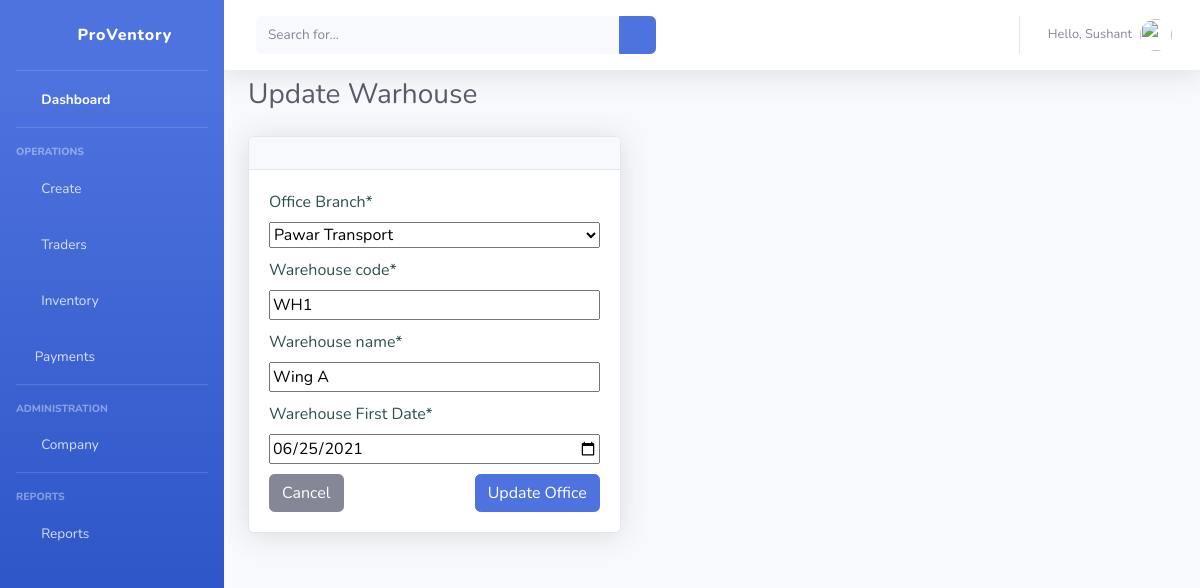
/warehouse/update/1 (signed in), run on the app's committed database.
### dashboard/models.py (models this page shows, shortened)
class Warehouse(models.Model):
    office_id = models.ForeignKey(Office, null=True, on_delete=models.CASCADE)
    name = models.CharField(max_length=50, null=True)
    code = models.CharField(max_length=10, null=True, unique=True)
    date_added = models.DateField()

class Office(models.Model):
    name = models.CharField(max_length=100, null=True)
    address = models.CharField(max_length=200, null=True)
    contact = models.CharField(max_length=50, null=True)
    email = models.EmailField(null=True)
    gstin = models.CharField(max_length=20, null=True)
    def __str__(self):
        return self.name

### dashboard/views.py (the view)
# urls.py: path('warehouse/update/<int:pk>', views.updateWarehouse, name='update-warehouse'),
@login_required(login_url='login')
def updateWarehouse(request, pk):
    pageTitle = "Warhouse | ProVentory - IMS"
    pageHeading = "Update Warhouse"
    createButtonText = ""
    wh = Warehouse.objects.get(id=pk)
    if request.method == "POST":
        form = WarehouseForm(request.POST, instance=wh)
        if form.is_valid():
            form.save()
            messages.success(request, "Warehouse details updated successfully")
            return redirect('view-warehouse')
        else:
            if form.errors:
                for err in form.errors:
                    messages.error(request, cleanhtml(str(form.errors[err])))
    else:
        form = WarehouseForm(instance=wh)
    context = {
        "title": pageTitle,
        "heading": pageHeading,
        "createButtonText": createButtonText,
        "form": form,
    }
    return render(request, "dashboard/update-warehouse.html", context)

### dashboard/forms.py
class WarehouseForm(forms.ModelForm):
    def __init__(self, *args, **kwargs):
        super(WarehouseForm, self).__init__(*args, **kwargs)
        self.fields['office_id'].widget.attrs['style'] = "width:100%; margin-bottom:10px;"
        self.fields['code'].widget.attrs['style'] = "width:100%; margin-bottom:10px;"
        self.fields['name'].widget.attrs['style'] = "width:100%; margin-bottom:10px;"
        self.fields['date_added'].widget.attrs['style'] = "width:100%; margin-bottom:10px;"
        self.fields['office_id'].label = "Office Branch"
        self.fields['code'].label = "Warehouse code"
        self.fields['name'].label = "Warehouse name"
        self.fields['date_added'].label = "Warehouse First Date"
    class Meta:
        model = Warehouse
        fields = ['office_id', 'code', 'name', 'date_added']
        widgets = {
            'date_added': DateInput(),
        }

### templates/dashboard/update-warehouse.html (shortened to what this page needs)
{% extends 'partials/base.html' %}
{% load crispy_forms_tags %}
{% block pageheading %} {{ heading }} {% endblock %}
{%block content %}
{% if user.is_authenticated and user.is_staff %}
<div class="row">
    <div class="col-md-5">
        <div class="card shadow mb-4">
            <div class="card-header py-3">
            </div>
            <div class="card-body">
                <form method="POST">
                    {{ form|crispy }}
                    <span>
                        <a href="{% url 'view-warehouse' %}" class="btn btn-secondary"><span class="text">Cancel</span></a>
                        <input class="btn btn-primary float-right" type="submit" value="Update Office">
                    </span>
                </form>
            </div>
        </div>
    </div>
</div>
{% endif %}
{% endblock %}

### templates/partials/base.html (shortened to what this page needs)
<!DOCTYPE html>
<html lang="en">
{% load static %}
{% load crispy_forms_tags %}
<head>
    <link href="{% static 'dashboard/vendor/fontawesome-free/css/all.min.css' %}" rel="stylesheet" type="text/css">
    <link href="{% static 'dashboard/css/sb-admin-2.min.css' %}" rel="stylesheet">
    <link href="{% static 'dashboard/css/customstyle.css' %}" rel="stylesheet">
    <link rel="stylesheet" type="text/css" href="https://cdn.datatables.net/1.10.25/css/jquery.dataTables.css">
    <link href="https://cdnjs.cloudflare.com/ajax/libs/toastr.js/2.0.1/css/toastr.css" rel="stylesheet"/>
</head>
<body id="page-top">
<div id="wrapper">
    <ul class="navbar-nav bg-gradient-primary sidebar sidebar-dark accordion" id="accordionSidebar">
        <a class="sidebar-brand d-flex align-items-center justify-content-center" href="{% url 'index' %}">
            <div class="sidebar-brand-icon rotate-n-15">
                <i class="fas fa-boxes"></i>
            </div>
            <div class="sidebar-brand-text mx-3">ProVentory</div>
        </a>
        <hr class="sidebar-divider my-0">
        <li class="nav-item active">
            <a class="nav-link" href="{% url 'index' %}">
                <i class="fas fa-fw fa-tachometer-alt"></i>
                <span>Dashboard</span></a>
        </li>
        <hr class="sidebar-divider">
        <div class="sidebar-heading">
            Operations
        </div>
        <li class="nav-item">
            <a class="nav-link collapsed" href="#" data-toggle="collapse" data-target="#collapseOne"
               aria-expanded="true" aria-controls="collapseOne">
                <i class="fas fa-fw fa-plus-circle"></i>
                <span>Create</span>
            </a>
        </li>
        <li class="nav-item">
            <a class="nav-link collapsed" href="#" data-toggle="collapse" data-target="#collapseTwo"
               aria-expanded="true" aria-controls="collapseTwo">
                <i class="fas fa-fw fa-users"></i>
                <span>Traders</span>
            </a>
        </li>
        <li class="nav-item">
            <a class="nav-link collapsed" href="#" data-toggle="collapse" data-target="#collapseUtilities"
               aria-expanded="true" aria-controls="collapseUtilities">
                <i class="fas fa-fw fa-box"></i>
                <span>Inventory</span>
            </a>
        </li>
        <li class="nav-item">
            <a class="nav-link collapsed" href="#" data-toggle="collapse" data-target="#collapsePayments"
               aria-expanded="true" aria-controls="collapsePayments">
                <i class="far fa-money-bill-alt"></i>
                <span>Payments</span>
            </a>
        </li>
        <hr class="sidebar-divider">
        <div class="sidebar-heading">
            Administration
        </div>
        <li class="nav-item">
            <a class="nav-link collapsed" href="#" data-toggle="collapse" data-target="#collapseCompany"
               aria-expanded="true" aria-controls="collapseCompany">
                <i class="fas fa-fw fa-building"></i>
                <span>Company</span>
            </a>
        </li>
        <hr class="sidebar-divider">
        <div class="sidebar-heading">
            Reports
        </div>
        <li class="nav-item">
            <a class="nav-link collapsed" href="#" data-toggle="collapse" data-target="#collapsePages"
               aria-expanded="true" aria-controls="collapsePages">
                <i class="fas fa-fw fa-chart-area"></i>
                <span>Reports</span>
            </a>
        </li>
    </ul>
    <div id="content-wrapper" class="d-flex flex-column">
        <div id="content">
            <nav class="navbar navbar-expand navbar-light bg-white topbar mb-2 static-top shadow">
                <form
                        class="d-none d-sm-inline-block form-inline mr-auto ml-md-3 my-2 my-md-0 mw-100 navbar-search">
                    <div class="input-group">
                        <input type="text" class="form-control bg-light border-0 small" placeholder="Search for..."
                               aria-label="Search" aria-describedby="basic-addon2">
                        <div class="input-group-append">
                            <button class="btn btn-primary" type="button">
                                <i class="fas fa-search fa-sm"></i>
                            </button>
                        </div>
                    </div>
                </form>
                <ul class="navbar-nav ml-auto">
                    <li class="nav-item dropdown no-arrow">
                        <a class="nav-link dropdown-toggle" href="#" id="userDropdown" role="button"
                           data-toggle="dropdown" aria-haspopup="true" aria-expanded="false">
                            <span class="mr-2 d-none d-lg-inline text-gray-600 small">Hello, {{request.user.first_name}}</span>
                            <img class="img-profile rounded-circle"
                                 src="{% static 'dashboard/img/undraw_profile.svg' %}">
                        </a>
                    </li>
                </ul>
            </nav>
            <div class="container-fluid">
                <div class="d-sm-flex align-items-center justify-content-between mb-4">
                    <h1 class="h3 mb-0 text-gray-800">{% block pageheading %} {% endblock %}</h1>
                </div>
                {% block content%} {% endblock %}
            </div>
        </div>
    </div>
</div>
<link rel="stylesheet" type="text/css" href="https://cdn.datatables.net/v/dt/jszip-2.5.0/dt-1.10.25/af-2.3.7/b-1.7.1/b-colvis-1.7.1/b-html5-1.7.1/b-print-1.7.1/cr-1.5.4/date-1.1.0/fc-3.3.3/kt-2.6.2/r-2.2.9/rg-1.1.3/rr-1.2.8/sl-1.3.3/datatables.min.css"/>
</body>
</html>

### dashboard/static/dashboard/css/customstyle.css (style rules this page uses)
body { color:darkslategray; }

### data on the page
Warehouse: office_id "Pawar Transport", code "WH1", date_added "06/25/2021"
Office: name "Wing A"

### other printed values
{{ request.user.first_name }} "Sushant"
{{ heading }} "Update Warhouse"
